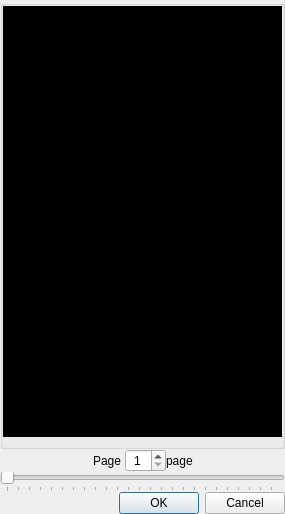
<?xml version="1.0" encoding="UTF-8"?>
<ui version="4.0">
 <class>GoPageDialog</class>
 <widget class="QDialog" name="GoPageDialog">
  <property name="geometry">
   <rect>
    <x>0</x>
    <y>0</y>
    <width>285</width>
    <height>514</height>
   </rect>
  </property>
  <property name="windowTitle">
   <string>Go to Page</string>
  </property>
  <property name="windowIcon">
   <iconset resource="../data/main_window_view.qrc">
    <normaloff>:/icons/icons/edit-find.png</normaloff>:/icons/icons/edit-find.png</iconset>
  </property>
  <property name="locale">
   <locale language="English" country="UnitedStates"/>
  </property>
  <property name="modal">
   <bool>true</bool>
  </property>
  <layout class="QVBoxLayout" name="verticalLayout">
   <property name="spacing">
    <number>0</number>
   </property>
   <property name="sizeConstraint">
    <enum>QLayout::SetDefaultConstraint</enum>
   </property>
   <property name="leftMargin">
    <number>0</number>
   </property>
   <property name="topMargin">
    <number>0</number>
   </property>
   <property name="rightMargin">
    <number>0</number>
   </property>
   <property name="bottomMargin">
    <number>0</number>
   </property>
   <item>
    <layout class="QVBoxLayout" name="vertical_layout">
     <property name="spacing">
      <number>0</number>
     </property>
     <item>
      <widget class="QGroupBox" name="group_box">
       <property name="title">
        <string/>
       </property>
       <property name="alignment">
        <set>Qt::AlignCenter</set>
       </property>
       <property name="flat">
        <bool>false</bool>
       </property>
       <layout class="QVBoxLayout" name="vertical_layout_3">
        <property name="spacing">
         <number>0</number>
        </property>
        <property name="leftMargin">
         <number>0</number>
        </property>
        <property name="topMargin">
         <number>0</number>
        </property>
        <property name="rightMargin">
         <number>0</number>
        </property>
        <property name="bottomMargin">
         <number>9</number>
        </property>
        <item>
         <widget class="QScrollArea" name="scroll_area">
          <property name="focusPolicy">
           <enum>Qt::NoFocus</enum>
          </property>
          <property name="styleSheet">
           <string notr="true">background-color: rgb(0, 0, 0);</string>
          </property>
          <property name="frameShape">
           <enum>QFrame::NoFrame</enum>
          </property>
          <property name="frameShadow">
           <enum>QFrame::Sunken</enum>
          </property>
          <property name="verticalScrollBarPolicy">
           <enum>Qt::ScrollBarAlwaysOff</enum>
          </property>
          <property name="horizontalScrollBarPolicy">
           <enum>Qt::ScrollBarAlwaysOff</enum>
          </property>
          <property name="sizeAdjustPolicy">
           <enum>QAbstractScrollArea::AdjustToContents</enum>
          </property>
          <property name="widgetResizable">
           <bool>true</bool>
          </property>
          <property name="alignment">
           <set>Qt::AlignCenter</set>
          </property>
          <widget class="QWidget" name="scroll_area_widget_contents">
           <property name="geometry">
            <rect>
             <x>0</x>
             <y>0</y>
             <width>275</width>
             <height>405</height>
            </rect>
           </property>
           <property name="sizePolicy">
            <sizepolicy hsizetype="Expanding" vsizetype="Expanding">
             <horstretch>0</horstretch>
             <verstretch>0</verstretch>
            </sizepolicy>
           </property>
           <layout class="QHBoxLayout" name="horizontal_layout">
            <property name="spacing">
             <number>0</number>
            </property>
            <property name="leftMargin">
             <number>0</number>
            </property>
            <property name="topMargin">
             <number>0</number>
            </property>
            <property name="rightMargin">
             <number>0</number>
            </property>
            <property name="bottomMargin">
             <number>0</number>
            </property>
            <item>
             <widget class="QLabel" name="page_label">
              <property name="sizePolicy">
               <sizepolicy hsizetype="Expanding" vsizetype="Expanding">
                <horstretch>0</horstretch>
                <verstretch>0</verstretch>
               </sizepolicy>
              </property>
              <property name="frameShape">
               <enum>QFrame::Panel</enum>
              </property>
              <property name="frameShadow">
               <enum>QFrame::Raised</enum>
              </property>
              <property name="text">
               <string/>
              </property>
              <property name="pixmap">
               <pixmap resource="../data/main_window_view.qrc">:/icons/icons/edit-find.png</pixmap>
              </property>
              <property name="alignment">
               <set>Qt::AlignCenter</set>
              </property>
             </widget>
            </item>
           </layout>
          </widget>
         </widget>
        </item>
       </layout>
      </widget>
     </item>
     <item>
      <layout class="QGridLayout" name="grid_layout">
       <property name="spacing">
        <number>0</number>
       </property>
       <item row="2" column="5">
        <spacer name="horizontal_spacer_right">
         <property name="orientation">
          <enum>Qt::Horizontal</enum>
         </property>
         <property name="sizeHint" stdset="0">
          <size>
           <width>40</width>
           <height>20</height>
          </size>
         </property>
        </spacer>
       </item>
       <item row="2" column="0">
        <spacer name="horizontalSpacer">
         <property name="orientation">
          <enum>Qt::Horizontal</enum>
         </property>
         <property name="sizeHint" stdset="0">
          <size>
           <width>40</width>
           <height>20</height>
          </size>
         </property>
        </spacer>
       </item>
       <item row="2" column="2">
        <widget class="QSpinBox" name="spin_box_go_page">
         <property name="wrapping">
          <bool>false</bool>
         </property>
         <property name="alignment">
          <set>Qt::AlignCenter</set>
         </property>
         <property name="buttonSymbols">
          <enum>QAbstractSpinBox::UpDownArrows</enum>
         </property>
         <property name="accelerated">
          <bool>true</bool>
         </property>
         <property name="correctionMode">
          <enum>QAbstractSpinBox::CorrectToNearestValue</enum>
         </property>
         <property name="suffix">
          <string notr="true"/>
         </property>
         <property name="prefix">
          <string notr="true"/>
         </property>
         <property name="minimum">
          <number>1</number>
         </property>
         <property name="singleStep">
          <number>1</number>
         </property>
        </widget>
       </item>
       <item row="2" column="1">
        <widget class="QLabel" name="page_label_2">
         <property name="text">
          <string>Page </string>
         </property>
        </widget>
       </item>
       <item row="2" column="3">
        <widget class="QLabel" name="total_page_label">
         <property name="text">
          <string>page</string>
         </property>
        </widget>
       </item>
       <item row="3" column="0" colspan="6">
        <widget class="QSlider" name="horizontal_slider">
         <property name="focusPolicy">
          <enum>Qt::StrongFocus</enum>
         </property>
         <property name="autoFillBackground">
          <bool>false</bool>
         </property>
         <property name="minimum">
          <number>1</number>
         </property>
         <property name="pageStep">
          <number>4</number>
         </property>
         <property name="orientation">
          <enum>Qt::Horizontal</enum>
         </property>
         <property name="invertedAppearance">
          <bool>false</bool>
         </property>
         <property name="invertedControls">
          <bool>false</bool>
         </property>
         <property name="tickPosition">
          <enum>QSlider::TicksBelow</enum>
         </property>
         <property name="tickInterval">
          <number>4</number>
         </property>
        </widget>
       </item>
      </layout>
     </item>
    </layout>
   </item>
   <item>
    <widget class="QDialogButtonBox" name="buttonBox">
     <property name="focusPolicy">
      <enum>Qt::NoFocus</enum>
     </property>
     <property name="locale">
      <locale language="English" country="UnitedStates"/>
     </property>
     <property name="orientation">
      <enum>Qt::Horizontal</enum>
     </property>
     <property name="standardButtons">
      <set>QDialogButtonBox::Cancel|QDialogButtonBox::Ok</set>
     </property>
     <property name="centerButtons">
      <bool>false</bool>
     </property>
    </widget>
   </item>
  </layout>
 </widget>
 <resources>
  <include location="../data/main_window_view.qrc"/>
 </resources>
 <connections>
  <connection>
   <sender>horizontal_slider</sender>
   <signal>valueChanged(int)</signal>
   <receiver>spin_box_go_page</receiver>
   <slot>setValue(int)</slot>
   <hints>
    <hint type="sourcelabel">
     <x>141</x>
     <y>466</y>
    </hint>
    <hint type="destinationlabel">
     <x>38</x>
     <y>438</y>
    </hint>
   </hints>
  </connection>
  <connection>
   <sender>spin_box_go_page</sender>
   <signal>valueChanged(int)</signal>
   <receiver>horizontal_slider</receiver>
   <slot>setValue(int)</slot>
   <hints>
    <hint type="sourcelabel">
     <x>38</x>
     <y>438</y>
    </hint>
    <hint type="destinationlabel">
     <x>141</x>
     <y>466</y>
    </hint>
   </hints>
  </connection>
  <connection>
   <sender>horizontal_slider</sender>
   <signal>valueChanged(int)</signal>
   <receiver>GoPageDialog</receiver>
   <slot>update()</slot>
   <hints>
    <hint type="sourcelabel">
     <x>152</x>
     <y>464</y>
    </hint>
    <hint type="destinationlabel">
     <x>152</x>
     <y>256</y>
    </hint>
   </hints>
  </connection>
  <connection>
   <sender>buttonBox</sender>
   <signal>accepted()</signal>
   <receiver>GoPageDialog</receiver>
   <slot>accept()</slot>
   <hints>
    <hint type="sourcelabel">
     <x>256</x>
     <y>508</y>
    </hint>
    <hint type="destinationlabel">
     <x>157</x>
     <y>253</y>
    </hint>
   </hints>
  </connection>
  <connection>
   <sender>buttonBox</sender>
   <signal>rejected()</signal>
   <receiver>GoPageDialog</receiver>
   <slot>reject()</slot>
   <hints>
    <hint type="sourcelabel">
     <x>278</x>
     <y>508</y>
    </hint>
    <hint type="destinationlabel">
     <x>286</x>
     <y>253</y>
    </hint>
   </hints>
  </connection>
 </connections>
 <slots>
  <slot>go_to_page()</slot>
 </slots>
</ui>
